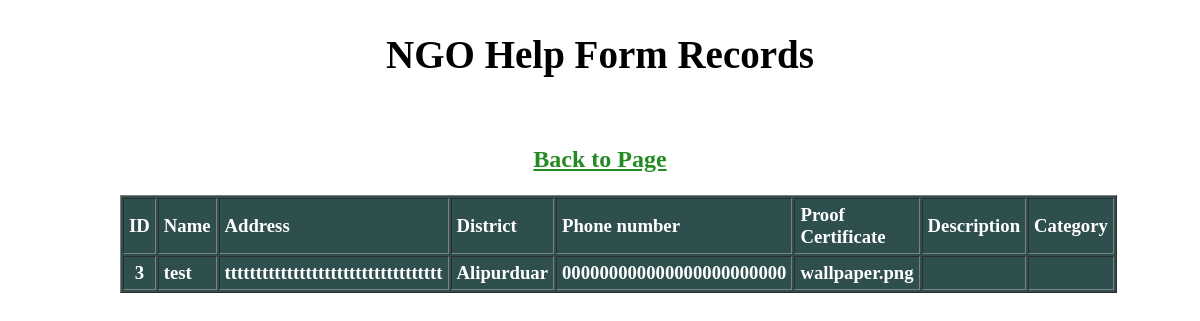
The app's page /frontend/display_ngo_help_form_data.php, older data.
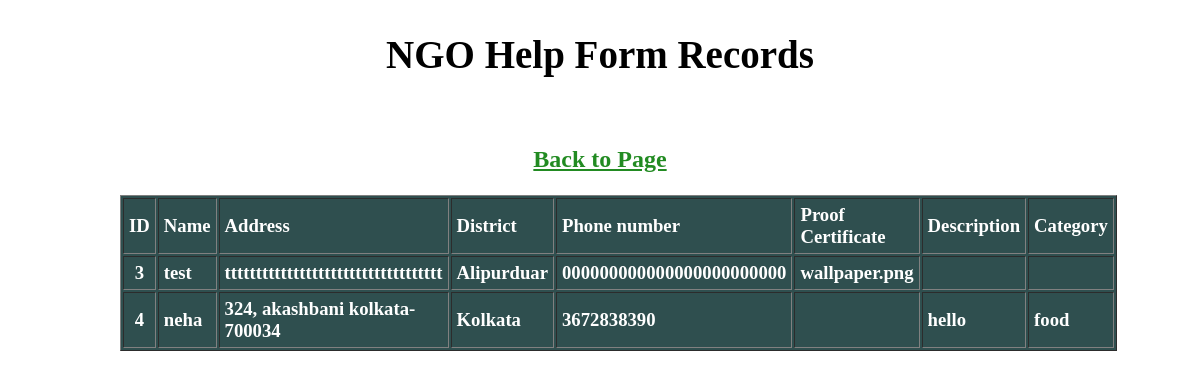
The same page, newer data.
### tables this page shows
CREATE TABLE `ngo_help_db` (
  `id` int(255) NOT NULL,
  `name` varchar(45) NOT NULL,
  `address` varchar(255) NOT NULL,
  `district` varchar(40) NOT NULL,
  `ph_no` varchar(200) NOT NULL,
  `file` varchar(255) NOT NULL,
  `description` varchar(200) NOT NULL,
  `category` varchar(55) NOT NULL
);

### frontend/display_ngo_help_form_data.php (the view, shortened to what this page needs)
<?php
include("connection.php");?>
<!DOCTYPE html>
<html>
<head>
</head>
<body>
<h2 style="font-size: 39px;"><center>NGO Help Form Records</center></h2><br>
<h3 style="color:darkgreen;"><center><a href="ngo-charity.php">Back to Page </a></center><br>
<table width = "80%" border="1" cellspacing="2" cellpadding="5" align="center" style="background-color: darkSlategray; color: white;">
	<tr>
		<td align="center"><strong>ID</strong></td>
		<td><strong>Name</strong></td>
		<td><strong>Address</strong></td>
		<td><strong>District</strong></td>
		<td><strong>Phone number</strong></td>
		<td><strong>Proof Certificate</strong></td>
		<td><strong>Description</strong></td>
		<td><strong>Category</strong></td>
	</tr>
    <?php
		$sql = "SELECT * FROM `ngo_help_db`";
		$result = mysqli_query($link,$sql);
		if(mysqli_num_rows($result) > 0)
		{
			while($row = mysqli_fetch_assoc($result))
			{
				echo "<tr>";
				echo "<td align = 'center'>".$row["id"]."</td>";
				echo "<td>".$row["name"]."</td>";
				echo "<td>".$row["address"]."</td>";
				echo "<td>".$row["district"]."</td>";
				echo "<td>".$row["ph_no"]."</td>";
				echo "<td>".$row["file"]."</td>";
				echo "<td>".$row["description"]."</td>";
				echo "<td>".$row["category"]."</td>";
				echo "</tr>";
			}
		}
     ?>
</table>
</body>
</html>

Row changes from the older to the newer data that the page shows:
added ngo_help_db: id "4", name "neha", address "324, akashbani kolkata-700034", district "Kolkata", ph_no "3672838390", description "hello", category "food"
